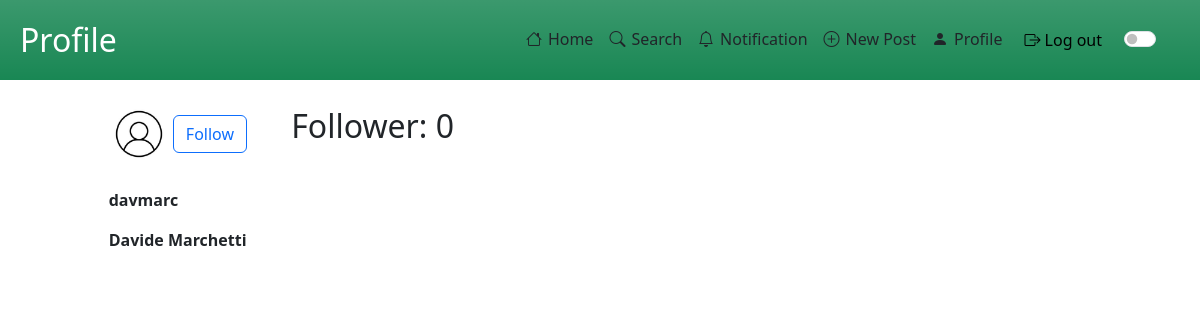
The app's page /website/profile/profilePage.php?user=6 (signed in) with its own data.
### tables this page shows
CREATE TABLE `utente` (
  `IdUser` int(11) NOT NULL,
  `Name` varchar(100) NOT NULL,
  `Surname` varchar(100) NOT NULL,
  `NumberFollower` int(11) NOT NULL,
  `NumberPost` int(11) NOT NULL,
  `Username` varchar(100) NOT NULL,
  `Email` varchar(100) NOT NULL,
  `Password` varchar(255) NOT NULL,
  `Description` tinytext DEFAULT NULL,
  `IdMedia` int(11) DEFAULT NULL
);

CREATE TABLE `media` (
  `IdMedia` int(11) NOT NULL,
  `FileName` tinytext NOT NULL,
  `FilePath` tinytext NOT NULL,
  `Extension` varchar(10) DEFAULT NULL
);

### website/includes/database.php (called while the page is built, shortened)
<?php
class DataBaseHelper
{
    private $db;
    public function __construct($hostname, $username, $password, $dbname, $port)
    {
        $this->db = new mysqli($hostname, $username, $password, $dbname, $port);
    }
    public function execQuery($query, $retType = MYSQLI_BOTH)
    {
        $stmt = $this->db->prepare($query);
        $stmt->execute();
        $res = $stmt->get_result();
        return $res == FALSE ? "" : $res->fetch_all($retType);
    }
};
$dbh = new DataBaseHelper("localhost", "root", "", "noteforall", 3307);

### website/profile/profilePage.php (the view, shortened to what this page needs)
<!DOCTYPE html>
<html lang="en">
<head>
    <link href="https://cdn.jsdelivr.net/npm/bootstrap@5.3.2/dist/css/bootstrap.min.css" rel="stylesheet" />
    <link rel="stylesheet" href="https://cdn.jsdelivr.net/npm/bootstrap-icons@1.11.2/font/bootstrap-icons.min.css">
</head>
<body>
    <?php
    require_once("../includes/database.php");
    $showEdit = true;
    $dstUser = $_SESSION["userId"];
    if (isset($_GET["user"]) && ($dstUser != $_GET["user"])) {
        $dstUser = $_GET["user"];
        $showEdit = false;
    }
    $user = $dbh->execQuery("SELECT * FROM utente WHERE utente.IdUser=$dstUser")[0];
    include_once("../includes/navbar.php");
    ?>
    <div class="container-fluid overflow-hidden px-0">
        <main class="p-2">
        <?php
        if ($showEdit) {
        ?>
            <div class="row justify-content-between">
                <div class="overflow-y-auto overflow-x-hidden col-md-6 col-12">
        <?php
        } else {
        ?>
            <div class="row justify-content-center">
                <div class="overflow-y-auto overflow-x-hidden col-10">
        <?php
        }
        ?>
                    <section>
                        <section class="py-3">
                            <?php
                                $query = "SELECT FilePath from media WHERE IdMedia = {$user['IdMedia']};";
                                $previewPath = $dbh->execQuery($query)[0]['FilePath'];
                            ?>
                            <img src="../<?php echo $previewPath?>" alt="" height="60px" width="60px">
                            <?php
                            if ($showEdit) {
                            ?>
                                <a href="editProfile.php" role="button" class="btn btn-outline-success d-md-none">Edit</a>
                            <?php
                            } else {
                                $query = "SELECT * FROM follow WHERE IdSrc = {$_SESSION['userId']}
                                        AND IdDst = $dstUser";
                                $res = $dbh->execQuery($query);
                                $query = "SELECT NumberFollower from utente WHERE IdUser = $dstUser";
                                $numFollower = $dbh->execQuery($query)[0]['NumberFollower'];
                            ?>
                                <a id="followButton" onclick="followUser(<?php echo ($_SESSION['userId'] . ', ' . $dstUser); ?>)" role="button" class="btn btn-outline-primary <?php echo(sizeof($res) != 0 ? "d-none" : "") ?>">Follow</a>
                                <h2 style="display: inline-block; margin-left: 40px;">Follower: <?php echo $numFollower ?></h2>
                            <?php
                            }
                            ?>
                        </section>
                        <section class="pb-5">
                            <ul class="list-group">
                                <li class="my-2"><strong><?php echo $user["Username"]; ?></strong></li>
                                <li class="my-2"><strong><?php echo $user["Name"] . " " . $user["Surname"]; ?></strong></li>
                                <li class="my-2"><?php echo $user["Description"]; ?></li>
                            </ul>
                        </section>
                    </section>
                </div>
            </div>
        </main>
    </div>
</body>
</html>

### records on screen
utente: IdMedia.FilePath (picture), NumberFollower "0", Username "davmarc", Name "Davide", Surname "Marchetti"

### other values on screen
$pageName "Profile"
